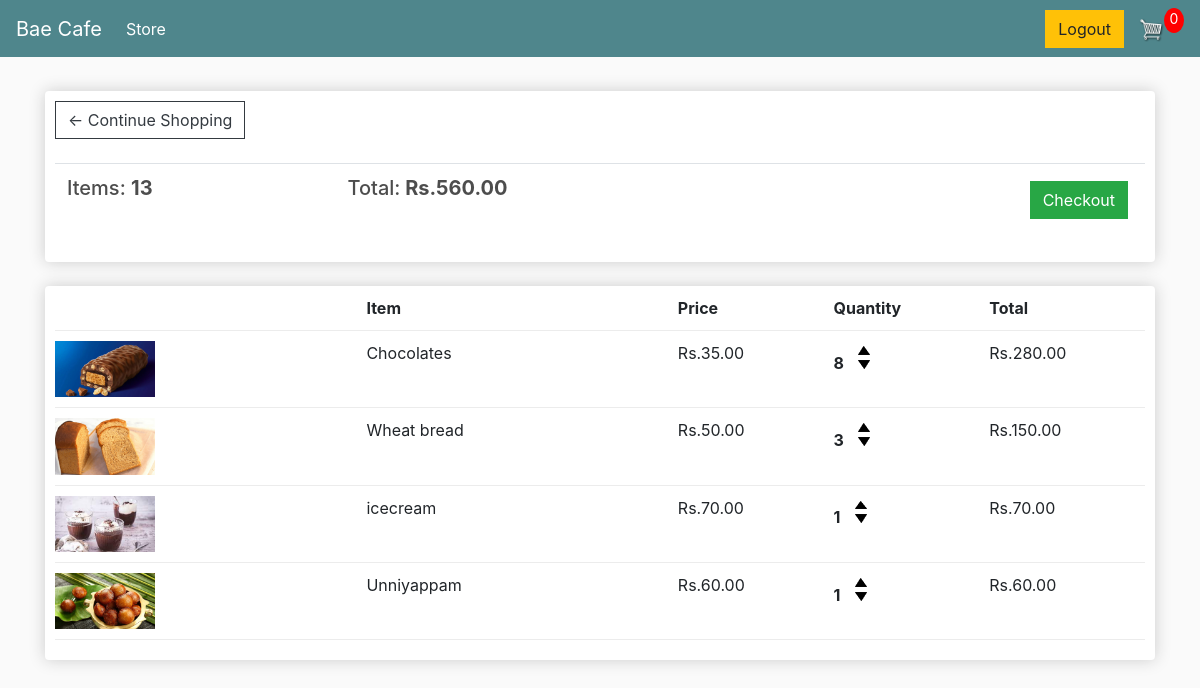
The app's page /cart/ (signed in), older data.
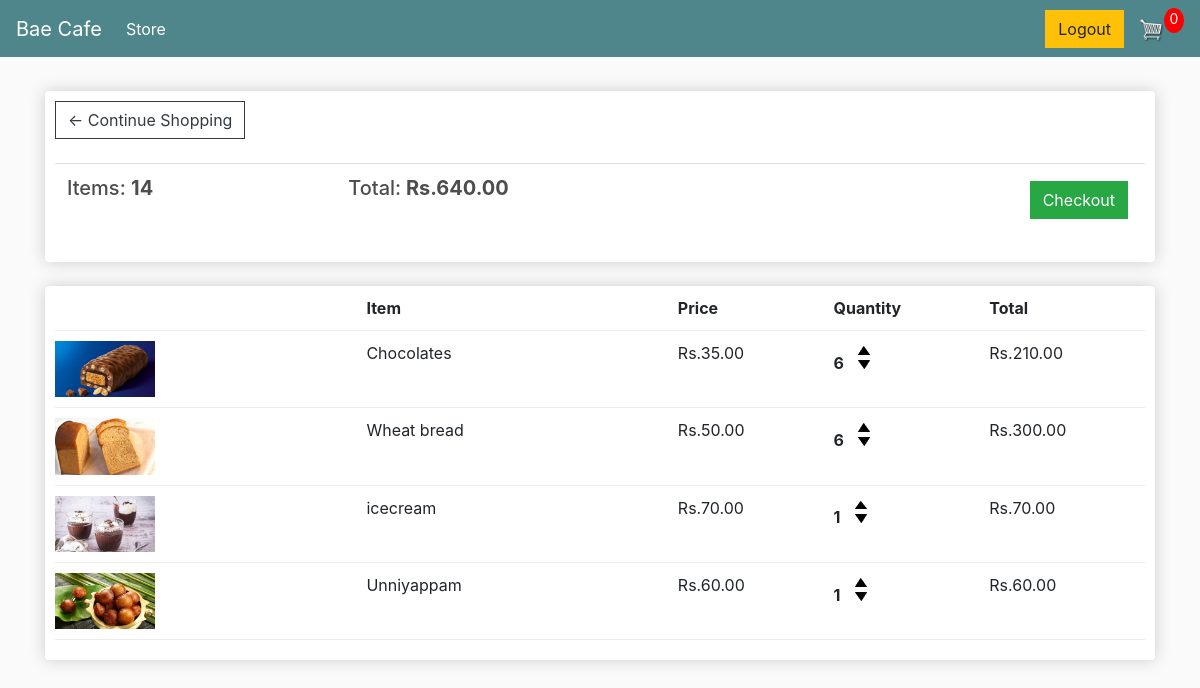
The same page, newer data.
### store/models.py (models this page shows, shortened)
class Order(models.Model):
	customer = models.ForeignKey(Customer, on_delete=models.SET_NULL, null=True, blank=True)
	date_ordered = models.DateTimeField(auto_now_add=True)
	complete = models.BooleanField(default=False)
	transaction_id = models.CharField(max_length=100, null=True)
	@property
	def get_cart_total(self):
		orderitems = self.orderitem_set.all()
		total = sum([item.get_total for item in orderitems])
		return total
	@property
	def get_cart_items(self):
		orderitems = self.orderitem_set.all()
		total = sum([item.quantity for item in orderitems])
		return total

class OrderItem(models.Model):
	product = models.ForeignKey(Product, on_delete=models.SET_NULL, null=True)
	order = models.ForeignKey(Order, on_delete=models.SET_NULL, null=True)
	quantity = models.IntegerField(default=0, null=True, blank=True)
	date_added = models.DateTimeField(auto_now_add=True)
	@property
	def get_total(self):
		total = self.product.price * self.quantity
		return total

class Product(models.Model):
	name = models.CharField(max_length=200)
	price = models.FloatField()
	image = models.ImageField(null=True, blank=True)
	@property
	def imageURL(self):
		try:
			url = self.image.url
		except:
			url = ''
		return url

### store/views.py (the view)
# urls.py: path('cart/', views.cart, name="cart"),
def cart(request):
     if request.user.is_authenticated:
          customer = request.user.customer
          order, created = Order.objects.get_or_create(customer=customer, complete=False)
          items= order.orderitem_set.all()
     else:
          items = []
          order = {'get_cart_total':0,'get_cart_items':0}
     context = {'items':items,'order':order}
     return render(request, 'store/cart.html', context)

### store/templates/store/cart.html
{% extends 'store/main.html' %}
{% load static %}
{% block content %}
	<div class="row">
		<div class="col-lg-12">
			<div class="box-element">
				<a  class="btn btn-outline-dark" href="{% url 'store' %}">&#x2190; Continue Shopping</a>
				<br>
				<br>
				<table class="table">
					<tr>
						<th><h5>Items: <strong>{{order.get_cart_items}}</strong></h5></th>
						<th><h5>Total:<strong> Rs.{{order.get_cart_total|floatformat:2}}</strong></h5></th>
						<th>
							<a  style="float:right; margin:5px;" class="btn btn-success" href="{% url 'checkout' %}">Checkout</a>
						</th>
					</tr>
				</table>
			</div>
			<br>
			<div class="box-element">
				<div class="cart-row">
					<div style="flex:2"></div>
					<div style="flex:2"><strong>Item</strong></div>
					<div style="flex:1"><strong>Price</strong></div>
					<div style="flex:1"><strong>Quantity</strong></div>
					<div style="flex:1"><strong>Total</strong></div>
				</div>
				{% for item in items %}
				<div class="cart-row">
					<div style="flex:2"><img class="row-image" src="{{item.product.imageURL}}"></div>
					<div style="flex:2"><p>{{item.product.name}}</p></div>
					<div style="flex:1"><p>Rs.{{item.product.price|floatformat:2}}</p></div>
					<div style="flex:1">
						<p class="quantity">{{item.quantity}}</p>
						<div class="quantity">
							<img data-product="{{item.product.id}}" data-action="add" class="chg-quantity update-cart" src="{% static  'images/arrow-up.png' %}">
							<img data-product="{{item.product.id}}" data-action="remove" class="chg-quantity update-cart" src="{% static  'images/arrow-down.png' %}">
						</div>
					</div>
					<div style="flex:1"><p>Rs.{{item.get_total|floatformat:2}}</p></div>
				</div>
				{% endfor %}
			</div>
		</div>
	</div>
{% endblock content %}

Row changes from the older to the newer data that the page shows:
changed through a linked row, Order: get_cart_items "13" → "14"; get_cart_total "560.00" → "640.00"
changed OrderItem "Chocolates": quantity "8" → "6"; get_total "280.00" → "210.00"
changed OrderItem "Wheat bread": quantity "3" → "6"; get_total "150.00" → "300.00"
